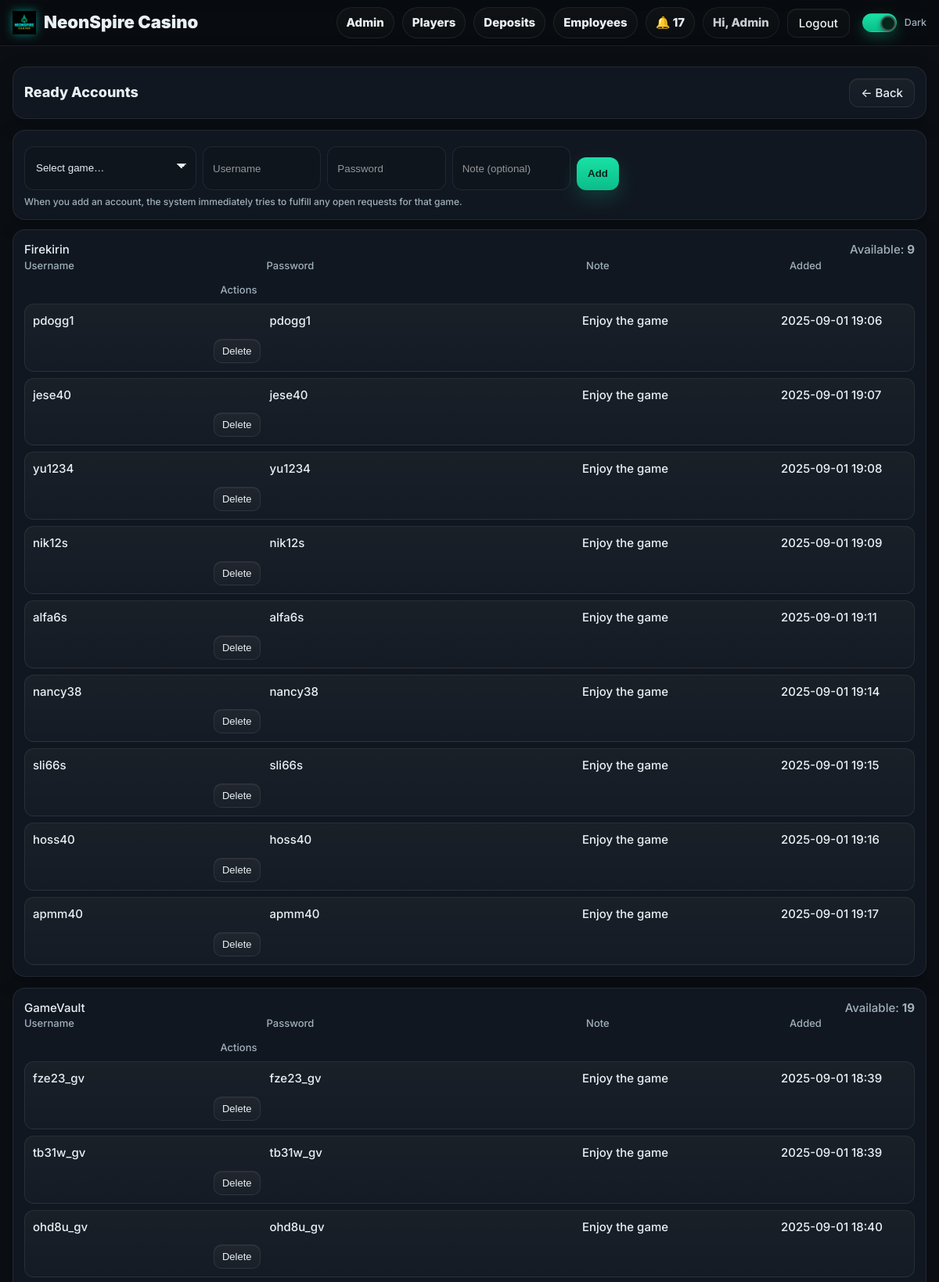
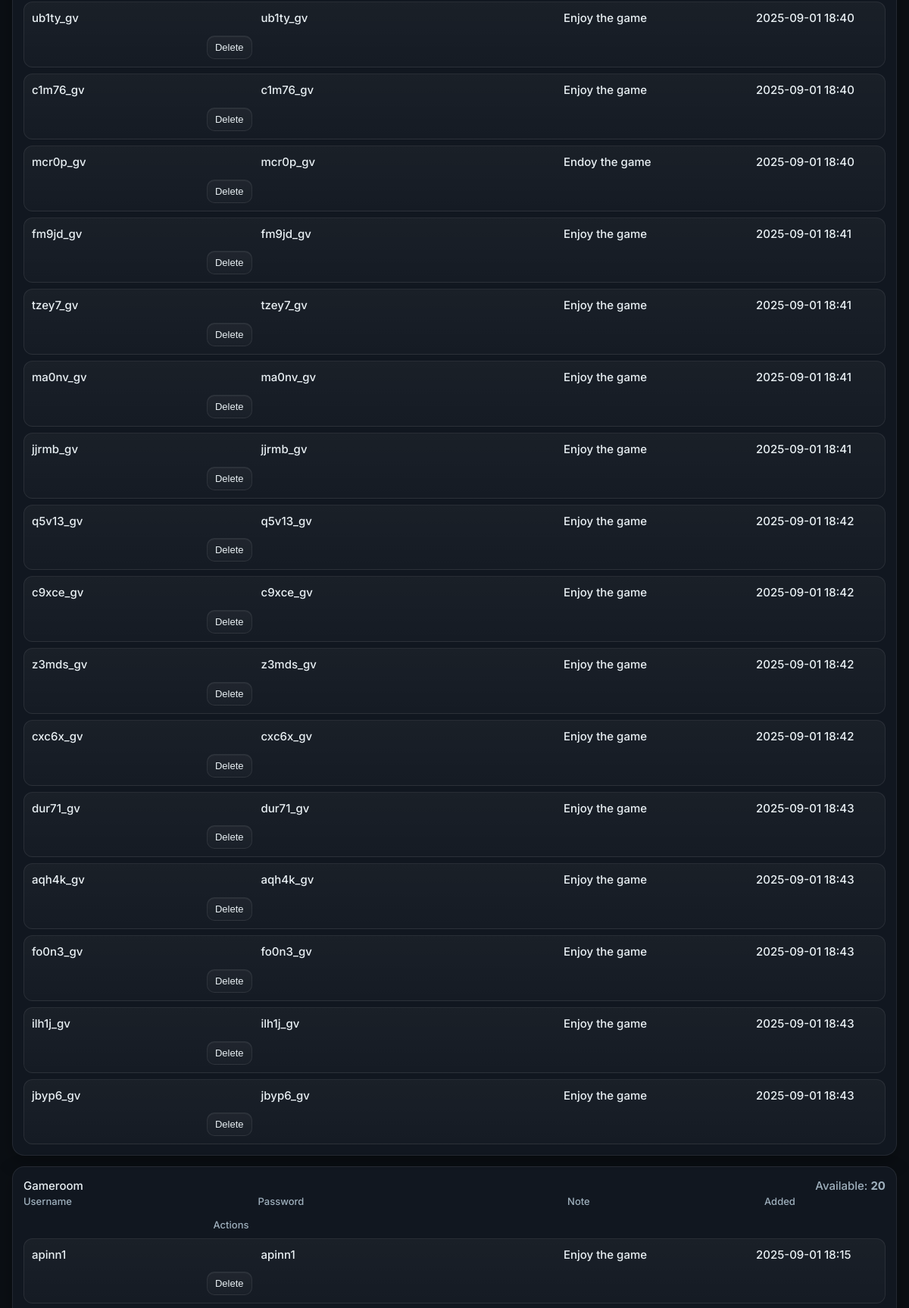
Page /employee/ready-accounts (signed in, upper part) on the committed database (2 pictures, top to bottom).
### models.py (models this page shows, shortened)
class User(db.Model, UserMixin):
    __tablename__ = "users"
    id = db.Column(db.Integer, primary_key=True)
    name = db.Column(db.String(120), nullable=False)
    email = db.Column(db.String(255), unique=True, nullable=False, index=True)
    mobile = db.Column(db.String(24), nullable=True, index=True)  # E.164
    password_hash = db.Column(db.String(255), nullable=False)
    role = db.Column(db.String(20), nullable=False, default="PLAYER")  # PLAYER | EMPLOYEE | ADMIN
    email_verified = db.Column(db.Boolean, default=False, index=True)
    email_verified_at = db.Column(db.DateTime, nullable=True)
    promo_seen = db.Column(db.Boolean, default=False, index=True)
    created_at = db.Column(db.DateTime, default=datetime.utcnow)

class Game(db.Model):
    __tablename__ = "games"
    id = db.Column(db.Integer, primary_key=True)
    name = db.Column(db.String(120), nullable=False)
    description = db.Column(db.String(300), default="")
    icon_url = db.Column(db.String(500), default="")
    download_url = db.Column(db.String(500), nullable=False)
    backend_url = db.Column(db.String(500), nullable=True)
    is_active = db.Column(db.Boolean, default=True, index=True)
    created_at = db.Column(db.DateTime, default=datetime.utcnow)

class ReadyAccount(db.Model):
    __tablename__ = "ready_accounts"
    id = db.Column(db.Integer, primary_key=True)
    game_id = db.Column(db.Integer, db.ForeignKey("games.id"), nullable=False, index=True)
    username = db.Column(db.String(120), nullable=False)
    password = db.Column(db.String(120), nullable=False)
    note     = db.Column(db.String(300), default="")
    is_claimed = db.Column(db.Boolean, default=False, index=True)
    claimed_by = db.Column(db.Integer, db.ForeignKey("users.id"), nullable=True, index=True)  # player_id
    claimed_at = db.Column(db.DateTime, nullable=True)
    added_by_id = db.Column(db.Integer, db.ForeignKey("users.id"), nullable=True, index=True)  # stocking employee/admin
    created_at  = db.Column(db.DateTime, default=datetime.utcnow, index=True)
    __table_args__ = (
        db.UniqueConstraint("game_id", "username", name="uq_ready_accounts_game_username"),
    )

### employee_bp.py (the view, shortened to what this page needs)
@employee_bp.get("/ready-accounts", endpoint="ready_accounts_page")
@login_required
def ready_accounts_page():
    games = Game.query.order_by(Game.name.asc()).all()
    buckets = []
    if ReadyAccountPool:
        for g in games:
            rows_q = ReadyAccountPool.query.filter_by(game_id=g.id)
            if hasattr(ReadyAccountPool, "is_claimed"):
                rows_q = rows_q.filter(ReadyAccountPool.is_claimed == False)
            rows = rows_q.order_by(ReadyAccountPool.created_at.asc()).all()
            norm = []
            for r in rows:
                norm.append({
                    "id": getattr(r, "id", None),
                    "username": _first_attr(r, "username", "login", "account_username", default=""),
                    "password": _first_attr(r, "password", "passcode", "account_password", default=""),
                    "note":     _first_attr(r, "note", "extra", "remark", default=""),
                    "created_at": getattr(r, "created_at", None),
                })
            buckets.append({"game": g, "rows": norm, "count": len(norm)})
    else:
        buckets = []
    ctx = {
        "page_title": "Ready Accounts",
        "buckets": buckets,
        "pool_available": bool(ReadyAccountPool),
    }
    if _template_exists("employee_ready_accounts.html"):
        return render_template("employee_ready_accounts.html", **ctx)

### employee_bp.py (called while the page is built)
@employee_bp.before_request
def require_employee():
    if not current_user.is_authenticated:
        return redirect(url_for("auth.login_get", next=url_for("employeebp.employee_home")))
    if current_user.role not in ("EMPLOYEE", "ADMIN"):
        return abort(403)

def _template_exists(name: str) -> bool:
    try:
        render_template(name)
        return True
    except Exception:
        return False

def _first_attr(obj, *names, default=""):
    if not obj:
        return default
    for n in names:
        if hasattr(obj, n):
            v = getattr(obj, n)
            if v not in (None, ""):
                return v
    return default

### templates/employee_ready_accounts.html (shortened to what this page needs)
{% extends "base.html" %}
{% block content %}
<div class="shell" style="margin-top:14px">
  <div class="panel era-header" style="display:flex;align-items:center;justify-content:space-between;gap:10px;flex-wrap:wrap">
    <div class="h3">Ready Accounts</div>
    <a class="btn era-back" href="{{ url_for('employeebp.employee_home') }}">← Back</a>
  </div>
  {% if pool_available %}
    <div class="panel" style="margin-bottom:12px">
      <form method="post"
            action="{{ url_for('employeebp.ready_accounts_add') }}"
            class="era-form-grid"
            style="display:grid;grid-template-columns:220px 1fr 1fr 1fr auto;gap:8px">
        <select class="input" id="game_id" name="game_id" required>
          <option value="">Select game…</option>
        </select>
        <input class="input" id="username" name="username" placeholder="Username" required autocomplete="off" autocapitalize="none" spellcheck="false">
        <input class="input" id="password" name="password" placeholder="Password" required autocomplete="off" autocapitalize="none" spellcheck="false">
        <input class="input" id="note" name="note" placeholder="Note (optional)" autocomplete="off">
        <button class="btn btn-primary era-add-btn" type="submit">Add</button>
      </form>
      <div class="muted" style="margin-top:6px;font-size:12px">
        When you add an account, the system immediately tries to fulfill any open requests for that game.
      </div>
    </div>
    {% for b in buckets %}
      <div class="panel" style="margin-top:12px">
        <div class="h4 era-bucket-head" style="display:flex;align-items:center;justify-content:space-between;gap:8px;flex-wrap:wrap">
          <div>{{ b.game.name }}</div>
          <div class="muted">Available: <strong>{{ b.count }}</strong></div>
        </div>
        {% if b.count %}
          <div class="era-table-wrap" style="overflow:auto">
            <div class="table era-table" style="min-width:720px">
              <div class="t-head">
                <div>Username</div>
                <div>Password</div>
                <div>Note</div>
                <div>Added</div>
                <div class="t-right">Actions</div>
              </div>
              {% for r in b.rows %}
                <div class="t-row">
                  <div class="mono era-cell-break">{{ r.username }}</div>
                  <div class="mono era-cell-break">{{ r.password }}</div>
                  <div class="era-cell-wrap">{{ r.note or '—' }}</div>
                  <div class="mono">{{ r.created_at and r.created_at.strftime('%Y-%m-%d %H:%M') or '—' }}</div>
                  <div class="t-right">
                    <form method="post"
                          action="{{ url_for('employeebp.ready_accounts_delete', row_id=r.id) }}"
                          onsubmit="return confirm('Delete this ready account?');">
                      <button class="btn btn-mini" type="submit">Delete</button>
                    </form>
                  </div>
                </div>
              {% endfor %}
            </div>
          </div>
        {% else %}
          <div class="empty">No ready accounts saved for this game.</div>
        {% endif %}
      </div>
    {% endfor %}
  {% endif %}
</div>
{% endblock %}

### templates/base.html (shortened to what this page needs)
<!DOCTYPE html>
<html lang="en" data-theme="dark">
<head>
  <link rel="stylesheet" href="{{ url_for('static', filename='css/styles.css') }}?v=dm2">
</head>
<body>
  <header class="nav" style="position:sticky;top:0;z-index:50;background:rgba(0,0,0,.25);backdrop-filter:blur(8px);border-bottom:1px solid var(--stroke)">
    <div class="shell nav-inner" style="display:flex;align-items:center;justify-content:space-between;height:58px">
      <a href="{{ url_for('short_bp.lob_short') }}" class="brand" aria-label="NeonSpire Casino">
        <img class="brand-logo" src="{{ url_for('static', filename='img/logo.png') }}" alt="NeonSpire Casino">
        <span class="brand-text">NeonSpire Casino</span>
      </a>
      <nav class="nav-links" style="display:flex;align-items:center;gap:10px">
        {% if current_user.is_authenticated %}
          {% if current_user.role == 'ADMIN' %}
            <a class="pill" href="{{ url_for('adminbp.admin_home') }}">Admin</a>
            <a class="pill" href="{{ url_for('adminbp.admin_players') }}">Players</a>
            <a class="pill" href="{{ url_for('adminbp.deposits_audit') }}">Deposits</a>
            <a class="pill" href="{{ url_for('adminbp.admin_users') }}">Employees</a>
          {% elif current_user.role == 'EMPLOYEE' %}
            <a class="pill" href="{{ url_for('employeebp.employee_home') }}">Employee</a>
          {% else %}
            <a class="pill" href="{{ url_for('short_bp.mylogin_clean') }}">My Logins</a>
          {% endif %}
          <a class="pill" href="{{ url_for('notifybp.list_notifications') }}">🔔 {{ unread_count or 0 }}</a>
          <span class="pill" style="pointer-events:none;opacity:.85">
            Hi, {{ current_user.name.split(' ')[0] if current_user.name else 'Player' }}
          </span>
          <a class="btn btn-ghost" href="{{ url_for('auth.logout') }}">Logout</a>
        {% else %}
          <a class="pill" href="{{ url_for('auth.login_get') }}">Login</a>
          <a class="btn btn-primary" href="{{ url_for('short_bp.reg_short') }}">Register</a>
        {% endif %}
        <label class="toggle" style="margin-left:6px">
          <span class="track"><span class="knob"></span></span>
          <span class="label">Dark</span>
        </label>
      </nav>
    </div>
  </header>
  <div class="hero-slot">
  </div>
  <main style="padding-bottom:20px">
    {% block content %}{% endblock %}
  </main>
</body>
</html>

### templates/base.html (style rules this page uses)
.brand { display:flex; gap:10px; align-items:center; text-decoration:none; color:inherit; font-weight:900; font-size:22px }
.brand-logo { height:30px; width:auto; display:block; filter: drop-shadow(0 0 6px rgba(0,255,233,.45)); }
.hero-slot { position:relative; z-index:2; padding-top:12px; }
header.nav { overflow:visible; }

### rows in the picture
User: name "Admin"
Game: game.name "Firekirin"
ReadyAccount: username "pdogg1", password "pdogg1", note "Enjoy the game", created_at "2025-09-01 19:06"
ReadyAccount: username "jese40", password "jese40", note "Enjoy the game", created_at "2025-09-01 19:07"
ReadyAccount: username "yu1234", password "yu1234", note "Enjoy the game", created_at "2025-09-01 19:08"
ReadyAccount: username "nik12s", password "nik12s", note "Enjoy the game", created_at "2025-09-01 19:09"
ReadyAccount: username "alfa6s", password "alfa6s", note "Enjoy the game", created_at "2025-09-01 19:11"
ReadyAccount: username "nancy38", password "nancy38", note "Enjoy the game", created_at "2025-09-01 19:14"
ReadyAccount: username "sli66s", password "sli66s", note "Enjoy the game", created_at "2025-09-01 19:15"
ReadyAccount: username "hoss40", password "hoss40", note "Enjoy the game", created_at "2025-09-01 19:16"
ReadyAccount: username "apmm40", password "apmm40", note "Enjoy the game", created_at "2025-09-01 19:17"
Game: game.name "GameVault"
ReadyAccount: username "fze23_gv", password "fze23_gv", note "Enjoy the game", created_at "2025-09-01 18:39"
ReadyAccount: username "tb31w_gv", password "tb31w_gv", note "Enjoy the game", created_at "2025-09-01 18:39"
ReadyAccount: username "ohd8u_gv", password "ohd8u_gv", note "Enjoy the game", created_at "2025-09-01 18:40"
ReadyAccount: username "ub1ty_gv", password "ub1ty_gv", note "Enjoy the game", created_at "2025-09-01 18:40"
ReadyAccount: username "c1m76_gv", password "c1m76_gv", note "Enjoy the game", created_at "2025-09-01 18:40"
ReadyAccount: username "mcr0p_gv", password "mcr0p_gv", note "Endoy the game", created_at "2025-09-01 18:40"
ReadyAccount: username "fm9jd_gv", password "fm9jd_gv", note "Enjoy the game", created_at "2025-09-01 18:41"
ReadyAccount: username "tzey7_gv", password "tzey7_gv", note "Enjoy the game", created_at "2025-09-01 18:41"
ReadyAccount: username "ma0nv_gv", password "ma0nv_gv", note "Enjoy the game", created_at "2025-09-01 18:41"
ReadyAccount: username "jjrmb_gv", password "jjrmb_gv", note "Enjoy the game", created_at "2025-09-01 18:41"
ReadyAccount: username "q5v13_gv", password "q5v13_gv", note "Enjoy the game", created_at "2025-09-01 18:42"
ReadyAccount: username "c9xce_gv", password "c9xce_gv", note "Enjoy the game", created_at "2025-09-01 18:42"
ReadyAccount: username "z3mds_gv", password "z3mds_gv", note "Enjoy the game", created_at "2025-09-01 18:42"
ReadyAccount: username "cxc6x_gv", password "cxc6x_gv", note "Enjoy the game", created_at "2025-09-01 18:42"
ReadyAccount: username "dur71_gv", password "dur71_gv", note "Enjoy the game", created_at "2025-09-01 18:43"
ReadyAccount: username "aqh4k_gv", password "aqh4k_gv", note "Enjoy the game", created_at "2025-09-01 18:43"
ReadyAccount: username "fo0n3_gv", password "fo0n3_gv", note "Enjoy the game", created_at "2025-09-01 18:43"
ReadyAccount: username "ilh1j_gv", password "ilh1j_gv", note "Enjoy the game", created_at "2025-09-01 18:43"
ReadyAccount: username "jbyp6_gv", password "jbyp6_gv", note "Enjoy the game", created_at "2025-09-01 18:43"
Game: game.name "Gameroom"
ReadyAccount: username "apinn1", password "apinn1", note "Enjoy the game", created_at "2025-09-01 18:15"

### other values in the picture
{{ unread_count or 0 }} "17"
{{ b.count }} "9" "19" "20"
